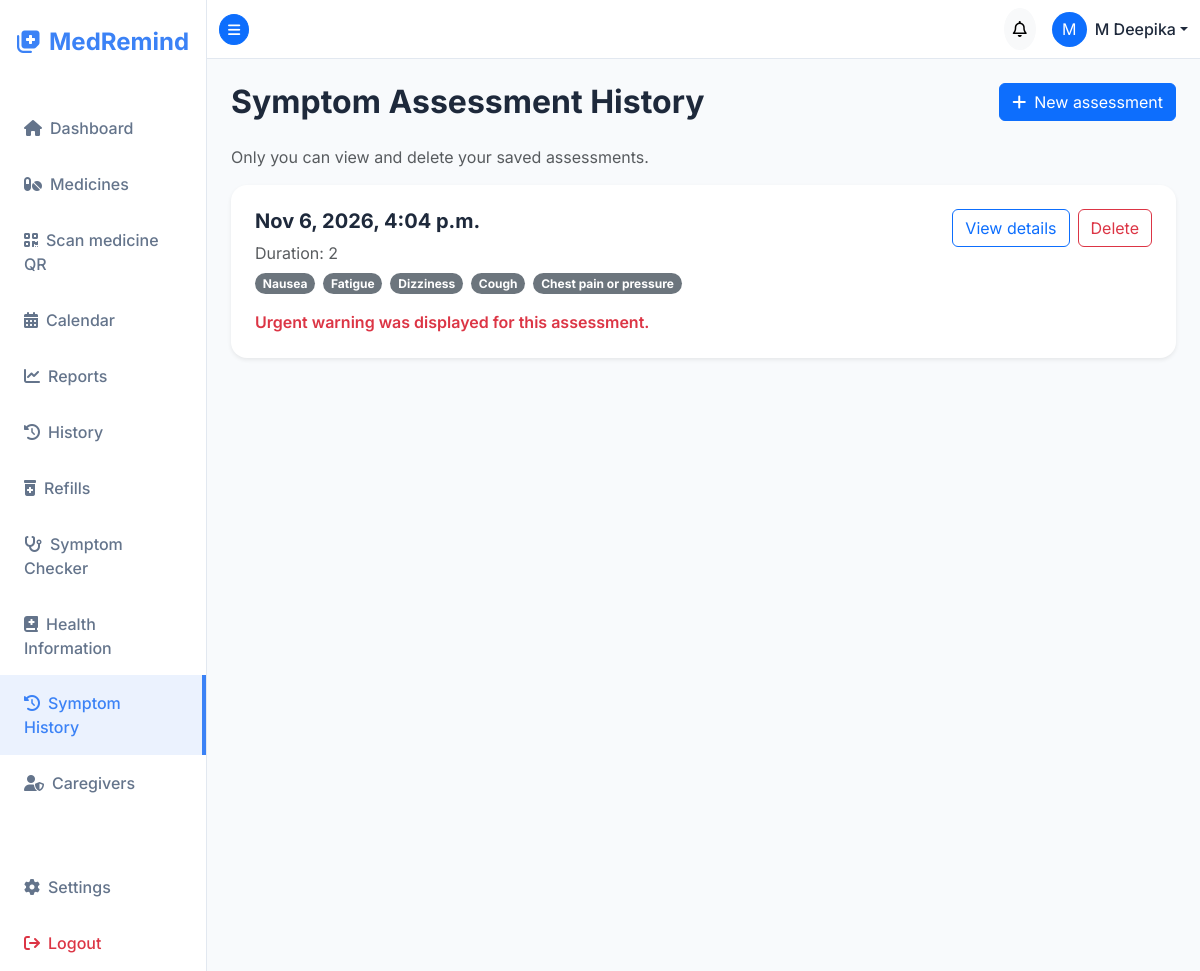
Screenshot of /symptoms/assessments/ (signed in) with the database file from the repository.
### accounts/models.py (models this page shows, shortened)
class User(AbstractUser):
    username = models.CharField(
        max_length=150,
        unique=True,
        help_text="Required. 150 characters or fewer. Letters, digits, spaces and @/./+/-/_ only.",
        validators=[SpaceAllowedUsernameValidator()],
        error_messages={
            "unique": "A user with that username already exists.",
        },
    )
    phone_number = models.CharField(max_length=20, blank=True, null=True)
    profile_picture = models.ImageField(upload_to='profiles/', blank=True, null=True)
    dark_mode = models.BooleanField(default=False)
    language = models.CharField(max_length=10, default='en')
    time_format = models.CharField(max_length=10, default='12h', choices=[('12h', '12 Hour'), ('24h', '24 Hour')])
    sound_enabled = models.BooleanField(default=True)
    desktop_notifications_enabled = models.BooleanField(default=True)
    email_notifications_enabled = models.BooleanField(default=True)
    sms_notifications_enabled = models.BooleanField(default=False)
    sms_phone_number = models.CharField(max_length=20, blank=True, null=True)

### symptoms/models.py (models this page shows, shortened)
class SymptomAssessment(models.Model):
    user = models.ForeignKey(
        settings.AUTH_USER_MODEL,
        on_delete=models.CASCADE,
        related_name='symptom_assessments',
    )
    symptoms = models.ManyToManyField(
        Symptom,
        through='AssessmentSymptom',
        related_name='assessments',
    )
    duration = models.CharField(max_length=100)
    additional_notes = models.TextField(blank=True)
    assessment_summary = models.JSONField(default=dict)
    created_at = models.DateTimeField(auto_now_add=True)
    class Meta:
        ordering = ['-created_at']

class Symptom(models.Model):
    name = models.CharField(max_length=100, unique=True)
    description = models.CharField(max_length=255, blank=True)
    category = models.CharField(max_length=50)
    is_active = models.BooleanField(default=True)
    class Meta:
        ordering = ['category', 'name']

### symptoms/views.py (the view)
# urls.py: path('assessments/', views.assessment_history, name='assessment_history'),
@login_required
def assessment_history(request):
    assessments = (
        SymptomAssessment.objects.filter(user=request.user)
        .prefetch_related('symptoms')
    )
    return render(request, 'symptoms/history.html', {'assessments': assessments})

### templates/symptoms/history.html (shortened to what this page needs)
{% extends "base.html" %}
{% block content %}
<div class="d-flex flex-wrap justify-content-between align-items-center gap-3 mb-4">
    <h2 class="fw-bold mb-0">Symptom Assessment History</h2>
    <a href="{% url 'symptoms:checker' %}" class="btn btn-primary"><i class="fa-solid fa-plus me-2"></i>New assessment</a>
</div>
<p class="text-muted">Only you can view and delete your saved assessments.</p>
<div class="row g-3">
    {% for assessment in assessments %}
    <div class="col-12">
        <div class="card border-0 p-4 shadow-sm">
            <div class="d-flex flex-wrap justify-content-between align-items-start gap-3">
                <div>
                    <h5 class="fw-bold">{{ assessment.created_at|date:"M j, Y, P" }}</h5>
                    <p class="text-muted mb-2">Duration: {{ assessment.duration }}</p>
                    <div class="d-flex flex-wrap gap-2">
                        {% for symptom in assessment.symptoms.all %}
                        <span class="badge rounded-pill bg-secondary">{{ symptom.name }}</span>
                        {% endfor %}
                    </div>
                    {% if assessment.assessment_summary.is_emergency %}
                    <p class="text-danger fw-semibold mt-3 mb-0">Urgent warning was displayed for this assessment.</p>
                    {% elif assessment.assessment_summary.conditions %}
                    <p class="mt-3 mb-0">Source-based symptom information was available.</p>
                    {% else %}
                    <p class="mt-3 mb-0">No matching information in the limited dataset.</p>
                    {% endif %}
                </div>
                <div class="d-flex gap-2">
                    <a href="{% url 'symptoms:assessment_result' assessment.pk %}" class="btn btn-outline-primary">View details</a>
                    <form method="post" action="{% url 'symptoms:delete_assessment' assessment.pk %}" onsubmit="return confirm('Delete this assessment?');">
                        <button type="submit" class="btn btn-outline-danger">Delete</button>
                    </form>
                </div>
            </div>
        </div>
    </div>
    {% endfor %}
</div>
{% endblock %}

### templates/base.html (shortened to what this page needs)
<!DOCTYPE html>
{% load static %}
<html lang="en">
<head>
    <link href="https://cdn.jsdelivr.net/npm/bootstrap@5.3.2/dist/css/bootstrap.min.css" rel="stylesheet">
    <link rel="stylesheet" href="https://cdnjs.cloudflare.com/ajax/libs/font-awesome/6.4.2/css/all.min.css">
    <link rel="stylesheet" href="{% static 'css/styles.css' %}">
</head>
<body class="{% if user.is_authenticated and user.dark_mode %}dark-mode{% endif %}">
    {% if user.is_authenticated %}
    <div class="d-flex" id="wrapper">
        <div class="sidebar" id="sidebar-wrapper">
            <div class="sidebar-heading text-center py-4 fs-4 fw-bold text-primary">
                <i class="fa-solid fa-notes-medical me-2"></i>MedRemind
            </div>
            <div class="list-group list-group-flush mt-3">
                <a href="{% url 'dashboard' %}" class="list-group-item list-group-item-action bg-transparent {% if request.resolver_match.url_name == 'dashboard' %}active{% endif %}">
                    <i class="fa-solid fa-house me-2"></i>Dashboard
                </a>
                <a href="{% url 'medicine_list' %}" class="list-group-item list-group-item-action bg-transparent {% if 'medicine' in request.resolver_match.url_name %}active{% endif %}">
                    <i class="fa-solid fa-pills me-2"></i>Medicines
                </a>
                <a href="{% url 'medicine_qr_scanner' %}" class="list-group-item list-group-item-action bg-transparent {% if request.resolver_match.url_name == 'medicine_qr_scanner' %}active{% endif %}">
                    <i class="fa-solid fa-qrcode me-2"></i>Scan medicine QR
                </a>
                <a href="{% url 'calendar' %}" class="list-group-item list-group-item-action bg-transparent {% if request.resolver_match.url_name == 'calendar' %}active{% endif %}">
                    <i class="fa-solid fa-calendar-days me-2"></i>Calendar
                </a>
                <a href="{% url 'reports' %}" class="list-group-item list-group-item-action bg-transparent {% if request.resolver_match.url_name == 'reports' %}active{% endif %}">
                    <i class="fa-solid fa-chart-line me-2"></i>Reports
                </a>
                <a href="{% url 'medicine_history' %}" class="list-group-item list-group-item-action bg-transparent {% if request.resolver_match.url_name == 'medicine_history' %}active{% endif %}">
                    <i class="fa-solid fa-clock-rotate-left me-2"></i>History
                </a>
                <a href="{% url 'refill_tracking' %}" class="list-group-item list-group-item-action bg-transparent {% if request.resolver_match.url_name == 'refill_tracking' %}active{% endif %}">
                    <i class="fa-solid fa-prescription-bottle-medical me-2"></i>Refills
                </a>
                <a href="{% url 'symptoms:checker' %}" class="list-group-item list-group-item-action bg-transparent {% if request.resolver_match.namespace == 'symptoms' and request.resolver_match.url_name == 'checker' %}active{% endif %}">
                    <i class="fa-solid fa-stethoscope me-2"></i>Symptom Checker
                </a>
                <a href="{% url 'symptoms:disease_list' %}" class="list-group-item list-group-item-action bg-transparent ">
                    <i class="fa-solid fa-book-medical me-2"></i>Health Information
                </a>
                <a href="{% url 'symptoms:assessment_history' %}" class="list-group-item list-group-item-action bg-transparent {% if request.resolver_match.namespace == 'symptoms' and request.resolver_match.url_name == 'assessment_history' or request.resolver_match.url_name == 'assessment_result' %}active{% endif %}">
                    <i class="fa-solid fa-clock-rotate-left me-2"></i>Symptom History
                </a>
                <a href="{% url 'caregiver_access' %}" class="list-group-item list-group-item-action bg-transparent {% if request.resolver_match.url_name == 'caregiver_access' %}active{% endif %}">
                    <i class="fa-solid fa-user-shield me-2"></i>Caregivers
                </a>
                <a href="{% url 'settings' %}" class="list-group-item list-group-item-action bg-transparent mt-5 {% if request.resolver_match.url_name == 'settings' %}active{% endif %}">
                    <i class="fa-solid fa-gear me-2"></i>Settings
                </a>
                <form action="{% url 'logout' %}" method="post" class="d-inline w-100">
                    <button type="submit" class="list-group-item list-group-item-action bg-transparent text-danger border-0 w-100 text-start">
                        <i class="fa-solid fa-arrow-right-from-bracket me-2"></i>Logout
                    </button>
                </form>
            </div>
        </div>
        <div id="page-content-wrapper">
            <nav class="navbar navbar-expand-lg topbar border-bottom">
                <div class="container-fluid">
                    <button class="btn btn-primary btn-sm rounded-circle" id="menu-toggle">
                        <i class="fa-solid fa-bars"></i>
                    </button>
                    <div class="ms-auto d-flex align-items-center">
                        <div class="dropdown me-3">
                            <button class="btn btn-light position-relative rounded-circle p-2 notification-btn" type="button" data-bs-toggle="dropdown">
                                <i class="fa-regular fa-bell"></i>
                            </button>
                        </div>
                        <div class="dropdown">
                            <a class="d-flex align-items-center text-decoration-none dropdown-toggle text-dark" href="#" role="button" data-bs-toggle="dropdown">
                                {% if user.profile_picture %}
                                    <img src="{{ user.profile_picture.url }}" class="rounded-circle me-2" width="35" height="35" style="object-fit: cover;">
                                {% else %}
                                    <div class="bg-primary text-white rounded-circle d-flex justify-content-center align-items-center me-2" style="width: 35px; height: 35px;">
                                        {{ user.username|make_list|first|upper }}
                                    </div>
                                {% endif %}
                                <span class="fw-medium">{{ user.username }}</span>
                            </a>
                        </div>
                    </div>
                </div>
            </nav>
            <div class="container-fluid p-4 main-content">
                {% block content %}{% endblock %}
            </div>
        </div>
    </div>
    {% else %}
        {% block auth_content %}{% endblock %}
    {% endif %}
</body>
</html>

### static/css/styles.css (style rules this page uses)
:root { --primary-color: #3b82f6; --primary-hover: #2563eb; --secondary-color: #10b981; --bg-color: #f8fafc; --sidebar-bg: #ffffff; --text-main: #1e293b; --text-muted: #64748b; --card-bg: #ffffff; --border-color: #e2e8f0; }
body { font-family: 'Inter', sans-serif; background-color: var(--bg-color); color: var(--text-main); overflow-x: hidden; transition: background-color 0.3s ease, color 0.3s ease; }
h1, h2, h3, h4, h5, h6 { font-weight: 600; color: var(--text-main); }
#wrapper { display: flex; width: 100%; align-items: stretch; }
#sidebar-wrapper { min-height: 100vh; width: 250px; background-color: var(--sidebar-bg); border-right: 1px solid var(--border-color); transition: margin 0.25s ease-out; }
.sidebar-heading { color: var(--primary-color) !important; }
.list-group-item { border: none; padding: 1rem 1.5rem; color: var(--text-muted); font-weight: 500; transition: all 0.2s; }
.list-group-item:hover, .list-group-item.active { background-color: rgba(59, 130, 246, 0.1) !important; color: var(--primary-color); border-right: 4px solid var(--primary-color); }
#page-content-wrapper { min-width: 100vw; width: 100%; }
.topbar { background-color: var(--sidebar-bg); border-color: var(--border-color) !important; }
.dropdown-toggle.text-dark { color: var(--text-main) !important; }
.card { background-color: var(--card-bg); border: 1px solid var(--border-color); border-radius: 16px; box-shadow: 0 4px 6px -1px rgba(0, 0, 0, 0.05), 0 2px 4px -1px rgba(0, 0, 0, 0.03); transition: transform 0.2s, box-shadow 0.2s; }
@media (min-width: 768px) { #page-content-wrapper { min-width: 0; width: 100%; } }

### rows the page displays
User: username|make_list "M", username "M Deepika"
SymptomAssessment: created_at "Nov 6, 2026, 4:04 p.m.", duration "2", shows "Urgent warning was displayed for this assessment."
Symptom: name "Nausea"
Symptom: name "Fatigue"
Symptom: name "Dizziness"
Symptom: name "Cough"
Symptom: name "Chest pain or pressure"
